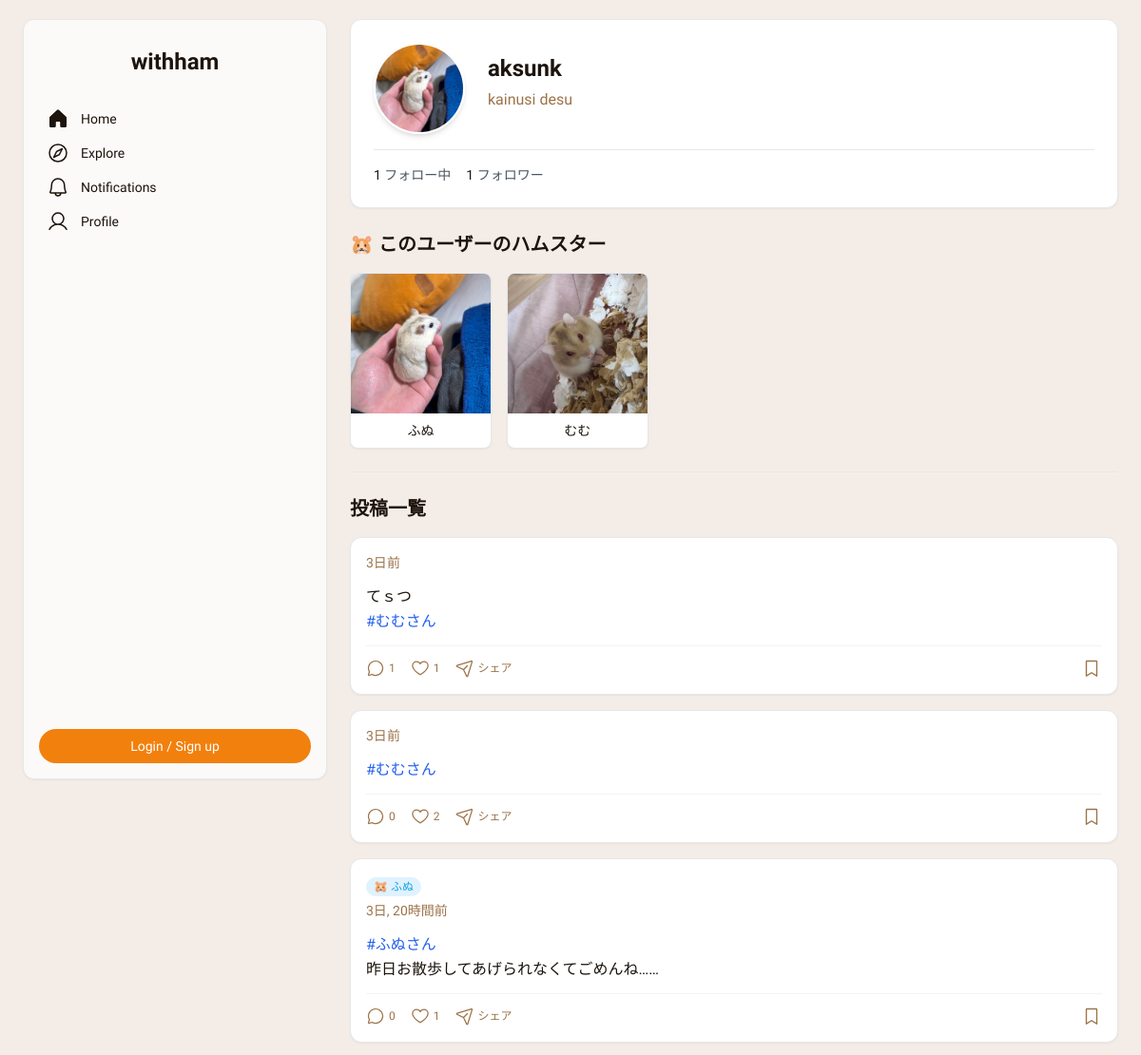
/users/1/ (upper part), run on an earlier commit of the app's database.
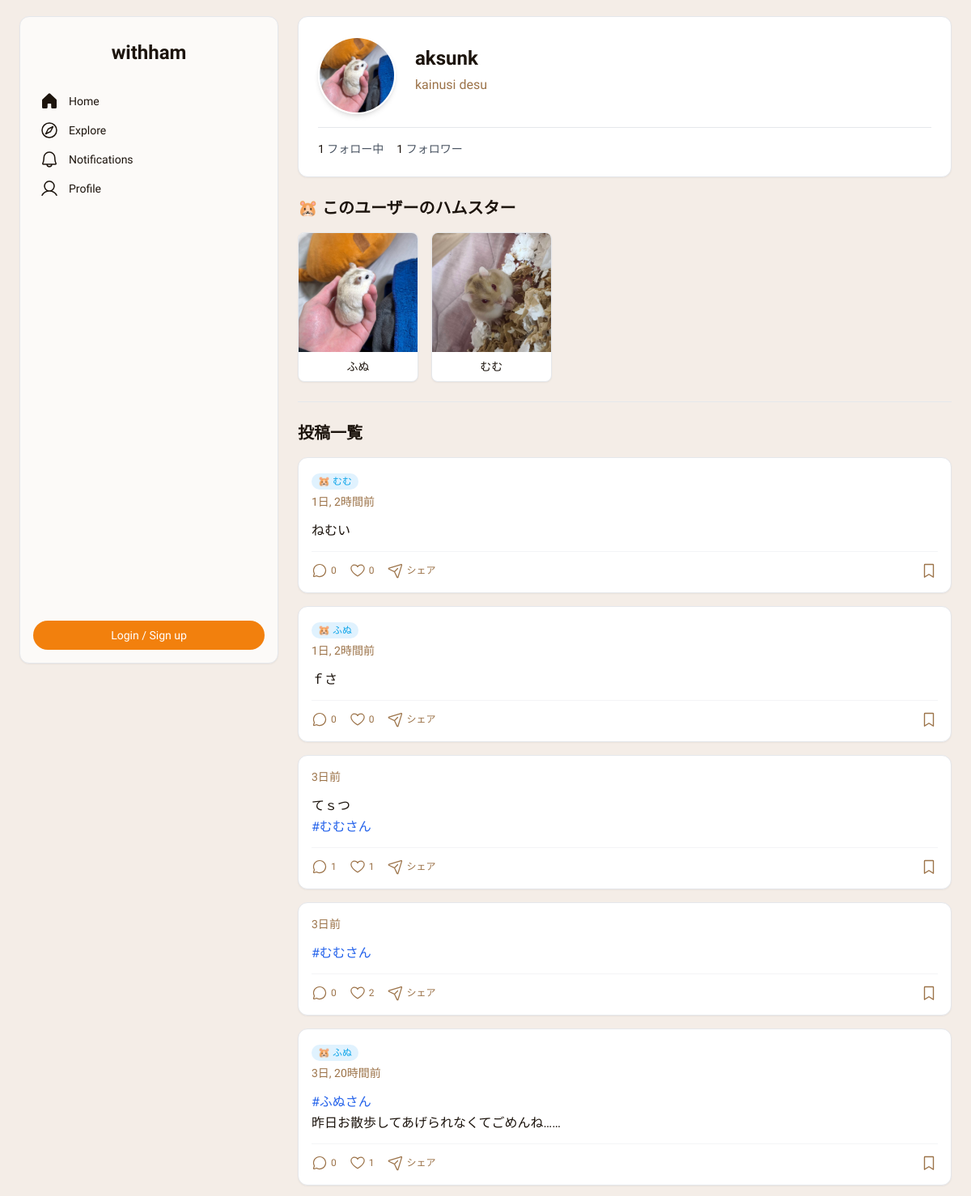
And on a later commit of the database.
### withham/models.py (models this page shows, shortened)
class UserProfile(models.Model):
    user = models.OneToOneField(User, on_delete=models.CASCADE, related_name='profile')
    bio = models.TextField("自己紹介", blank=True, null=True)
    avatar = models.ImageField("プロフィール画像", upload_to='avatars/', null=True, blank=True)
    following = models.ManyToManyField(User, related_name='followers', symmetrical=False, blank=True)

class Hamster(models.Model):
    owner = models.ForeignKey(User, on_delete=models.CASCADE, related_name='hamsters', verbose_name='飼い主')
    name = models.CharField('名前', max_length=100)
    breed = models.CharField('種類', max_length=50, blank=True, null=True)
    birthday = models.DateField('誕生日', blank=True, null=True)
    GENDER_CHOICES = [('M', '男の子'), ('F', '女の子'), ('U', '不明')]
    gender = models.CharField('性別', max_length=1, choices=GENDER_CHOICES, default='U')
    profile_text = models.TextField('プロフィール', blank=True, null=True)
    profile_image = models.ImageField('プロフィール画像', upload_to='hamster_images/', blank=True, null=True)
    created_at = models.DateTimeField('登録日時', default=timezone.now)
    class Meta:
        verbose_name = 'ハムスター'
        verbose_name_plural = 'ハムスター'

class Post(models.Model):
    author = models.ForeignKey(User, on_delete=models.CASCADE, related_name='posts', verbose_name='投稿者')
    hamster = models.ForeignKey(Hamster, on_delete=models.SET_NULL, blank=True, null=True, related_name='posts', verbose_name='関連ハムスター')
    text = models.TextField('本文')
    image = models.ImageField('画像', upload_to='post_images/', blank=True, null=True)
    created_at = models.DateTimeField('投稿日時', default=timezone.now)
    likes = models.ManyToManyField(User, related_name='liked_posts', blank=True, verbose_name='いいねしたユーザー')
    tags = models.ManyToManyField(Tag, blank=True, related_name='posts', verbose_name='タグ')
    post_as_hamster = models.BooleanField("ハムスターとして投稿", default=False)
    class Meta:
        verbose_name = '投稿'
        verbose_name_plural = '投稿'
        ordering = ['-created_at']

### withham/views.py (the view)
# urls.py: path('users/<int:pk>/', views.profile_detail, name='profile_detail'),
def profile_detail(request, pk):
    target_user = get_object_or_404(User, pk=pk)
    posts = Post.objects.filter(author=target_user).order_by('-created_at')
    hamsters = Hamster.objects.filter(owner=target_user)
    is_following = False
    following_count = 0
    followers_count = 0
    try:
        profile = target_user.profile
        following_count = profile.following.count()
        followers_count = target_user.followers.count()
        if request.user.is_authenticated:
            is_following = request.user.profile.following.filter(pk=target_user.pk).exists()
    except UserProfile.DoesNotExist:
        pass
    context = { 'target_user': target_user, 'posts': posts, 'hamsters': hamsters, 'is_following': is_following, 'following_count': following_count, 'followers_count': followers_count, }
    return render(request, 'withham/profile_detail.html', context)

### withham/templates/withham/profile_detail.html (shortened to what this page needs)
{% extends "withham/base.html" %}
{% load static %}
{% load humanize %}
{% load withham_tags %}
{% block content %}
    <div class="profile-header mb-6 p-4 sm:p-6 bg-white rounded-xl shadow-sm border border-gray-200">
        <div class="flex flex-col sm:flex-row items-center">
            <div class="flex-shrink-0 mb-4 sm:mb-0 sm:mr-6">
                {% if target_user.profile.avatar %}
                    <img src="{{ target_user.profile.avatar.url }}" class="h-24 w-24 rounded-full object-cover border-2 border-white shadow-md" alt="{{ target_user.username }}のプロフィール画像">
                {% else %}
                    <img src="{% static 'images/default_avatar.png' %}" class="h-24 w-24 rounded-full object-cover border-2 border-white shadow-md bg-gray-200" alt="デフォルトアバター">
                {% endif %}
            </div>
            <div class="flex-grow-1 text-center sm:text-left">
                <h2 class="text-2xl font-bold text-[#1c140d] mb-1">{{ target_user.username }}</h2>
                {% if target_user.profile.bio %}
                    <p class="text-[#9c7349] text-base leading-relaxed mb-3">{{ target_user.profile.bio|linebreaksbr }}</p>
                {% else %}
                    {% if request.user == target_user %}
                    <p class="text-gray-500 italic mb-3">自己紹介文を編集してみましょう！</p>
                    {% endif %}
                {% endif %}
            </div>
        </div>
         <div class="mt-4 pt-4 border-t border-gray-200 flex gap-4 justify-center sm:justify-start">
            <a href="{% url 'withham:following_list' target_user.pk %}" class="text-sm text-gray-600 hover:underline">
                <strong class="font-medium text-[#1c140d]">{{ following_count }}</strong> フォロー中
            </a>
            <a href="{% url 'withham:followers_list' target_user.pk %}" class="text-sm text-gray-600 hover:underline">
                <strong class="font-medium text-[#1c140d]">{{ followers_count }}</strong> フォロワー
            </a>
        </div>
    </div>
    <div class="hamster-section mb-6">
        <h3 class="text-xl font-bold text-[#1c140d] mb-4">🐹 このユーザーのハムスター</h3>
        <div class="grid grid-cols-2 sm:grid-cols-3 md:grid-cols-4 lg:grid-cols-5 gap-4">
            {% for hamster in hamsters %}
                <div class="bg-white rounded-lg shadow-sm overflow-hidden border border-gray-200 text-center flex flex-col">
                    <a href="{% url 'withham:health_log_list' hamster.pk %}" class="block group relative flex-grow">
                        {% if hamster.profile_image %}
                            <img src="{{ hamster.profile_image.url }}" class="w-full aspect-square object-cover group-hover:opacity-90 transition-opacity" alt="{{ hamster.name }}">
                        {% else %}
                            <img src="{% static 'images/default_hamster_icon.svg' %}" class="w-full aspect-square object-contain p-4 bg-gray-100 group-hover:opacity-90 transition-opacity" alt="デフォルト画像">
                        {% endif %}
                        <div class="p-2">
                            <h4 class="text-sm font-medium text-[#1c140d] truncate">{{ hamster.name }}</h4>
                        </div>
                    </a>
                </div>
            {% endfor %}
        </div>
        <hr class="my-6 border-gray-200">
    </div>
    <h3 class="text-xl font-bold text-[#1c140d] mb-4">投稿一覧</h3>
    {% for post in posts %}
        <div class="bg-white rounded-xl shadow-sm mb-4 border border-gray-200">
            <div class="p-4">
                <div class="flex justify-between items-center mb-3">
                    <div class="flex items-center gap-3">
                        <div>
                            {% if post.hamster %}
                                 <span class="inline-block bg-[#e0f2fe] text-[#0ea5e9] text-xs font-medium px-2 py-0.5 rounded-full">🐹 {{ post.hamster.name }}</span>
                            {% endif %}
                            <a href="{% url 'withham:post_detail' post.pk %}" class="block text-[#9c7349] text-sm font-normal leading-normal hover:underline {% if post.hamster %}mt-1{% endif %}">{{ post.created_at|timesince }}前</a>
                        </div>
                    </div>
                </div>
                {% if post.text %}
                    <p class="text-[#1c140d] text-base leading-relaxed my-3">{{ post.text|linkify_hashtags|linebreaksbr }}</p>
                {% endif %}
                <div class="flex items-center gap-4 text-[#9c7349] pt-3 border-t border-gray-100">
                     <a href="{% url 'withham:post_detail' post.pk %}#comment-form" class="flex items-center gap-1 hover:text-[#1c140d]">
                        <span class="text-xs font-medium">{{ post.comments.count }}</span>
                    </a>
                    {% if user.is_authenticated %}
                    <button type="button"
                            class="like-button flex items-center gap-1 {% if user in post.likes.all %}text-[#f2800d]{% else %}text-[#9c7349] hover:text-[#f2800d]{% endif %}"
                            data-post-id="{{ post.pk }}"
                            data-like-url="{% url 'withham:toggle_like' post.pk %}">
                        <svg class="like-icon" xmlns="http://www.w3.org/2000/svg" width="20px" height="20px" fill="currentColor" viewBox="0 0 256 256">
                            {% if user in post.likes.all %}
                                <path d="M128,216S24,160,24,94A54,54,0,0,1,78,40c22.59,0,41.94,12.31,50,32,8.06-19.69,27.41-32,50-32a54,54,0,0,1,54,54C232,160,128,216,128,216Z"></path>
                            {% else %}
                                <path d="M178,32c-20.65,0-38.73,8.88-50,23.89C116.73,40.88,98.65,32,78,32A62.07,62.07,0,0,0,16,94c0,70,103.79,126.66,108.21,129a8,8,0,0,0,7.58,0C136.21,220.66,240,164,240,94A62.07,62.07,0,0,0,178,32ZM128,206.8C109.74,196.16,32,147.69,32,94A46.06,46.06,0,0,1,78,48c19.45,0,35.78,10.36,42.6,27a8,8,0,0,0,14.8,0c6.82-16.67,23.15-27,42.6-27a46.06,46.06,0,0,1,46,46C224,147.61,146.24,196.15,128,206.8Z"></path>
                            {% endif %}
                        </svg>
                        <span class="like-count text-xs font-medium">{{ post.likes.count }}</span>
                    </button>
                    {% else %}
                        <span class="flex items-center gap-1 text-[#9c7349]">
                            <span class="like-count text-xs font-medium">{{ post.likes.count }}</span>
                        </span>
                    {% endif %}
                    <button type="button" class="flex items-center gap-1 hover:text-[#1c140d]">
                        <span class="text-xs font-medium">シェア</span>
                    </button>
                     <button type="button" class="ml-auto hover:text-[#1c140d]">
                         <svg xmlns="http://www.w3.org/2000/svg" width="22px" height="22px" fill="currentColor" viewBox="0 0 256 256"><path d="M184,32H72A16,16,0,0,0,56,48V224a8,8,0,0,0,12.24,6.78L128,193.43l59.76,37.35A8,8,0,0,0,200,224V48A16,16,0,0,0,184,32Zm0,177.57l-51.76-32.35a8,8,0,0,0-8.48,0L72,209.57V48H184Z"></path></svg>
                    </button>
                </div>
            </div>
        </div>
    {% empty %}
        <div class="bg-blue-50 border border-blue-200 text-blue-800 px-4 py-3 rounded-lg relative" role="alert">
            <strong class="font-bold">お知らせ:</strong>
            <span class="block sm:inline">まだ投稿がありません。</span>
        </div>
    {% endfor %}
{% endblock %}

### withham/templates/withham/base.html (shortened to what this page needs)
{% load static %}
<!DOCTYPE html>
<html lang="ja">
<head>
    {% if debug %}
    <script src="https://cdn.tailwindcss.com?plugins=forms,container-queries"></script>
    {% else %}
    <link href="{% static 'withham/css/tailwind.min.css' %}" rel="stylesheet">
    {% endif %}
</head>
<body class="bg-[#f4ede7]">
    <div class="relative flex min-h-screen flex-col" style='font-family: "Plus Jakarta Sans", "Noto Sans", sans-serif;'>
        <div class="w-full max-w-screen-xl mx-auto px-4 sm:px-6 py-5 lg:grid lg:grid-cols-[theme(space.80)_minmax(0,_1fr)] lg:gap-6 flex-1">
            <aside class="hidden lg:block h-screen sticky top-5">
                <div class="flex h-full flex-col justify-between bg-[#fcfaf8] p-4 rounded-xl shadow-sm border border-gray-200">
                    <div class="flex flex-col gap-4">
                        <div class="p-3 text-center">
                            <a href="{% url 'withham:index' %}" class="text-2xl font-bold text-[#1c140d] hover:text-[#f2800d] transition-colors">withham</a>
                        </div>
                        <nav class="flex flex-col gap-1">
                           <a href="{% url 'withham:index' %}" class="flex items-center gap-3 px-2 py-1 rounded-full hover:bg-[#f4ede7] text-[#1c140d] transition-colors">
                               <div class="flex-shrink-0 w-6 h-6">
                               </div>
                               <p class="text-sm font-medium leading-normal">Home</p>
                           </a>
                           <a href="{% url 'withham:search_results' %}" class="flex items-center gap-3 px-2 py-1 rounded-full hover:bg-[#f4ede7] text-[#1c140d] transition-colors">
                               <div class="flex-shrink-0 w-6 h-6">
                               </div>
                               <p class="text-sm font-medium leading-normal">Explore</p>
                           </a>
                           <a href="{% url 'withham:notification_list' %}" class="flex items-center gap-3 px-2 py-1 rounded-full hover:bg-[#f4ede7] text-[#1c140d] transition-colors">
                               <div class="flex-shrink-0 w-6 h-6">
                               </div>
                               <p class="text-sm font-medium leading-normal">Notifications</p>
                           </a>
                           {% if user.is_authenticated %}
                               <a href="{% url 'withham:profile_detail' user.pk %}" class="flex items-center gap-3 px-2 py-1 rounded-full hover:bg-[#f4ede7] text-[#1c140d] transition-colors">
                                   <div class="flex-shrink-0 w-6 h-6">
                                       <svg xmlns="http://www.w3.org/2000/svg" width="24px" height="24px" fill="currentColor" viewBox="0 0 256 256"><path d="M230.92,212c-15.23-26.33-38.7-45.21-66.09-54.16a72,72,0,1,0-73.66,0C63.78,166.78,40.31,185.66,25.08,212a8,8,0,1,0,13.85,8c18.84-32.56,52.14-52,89.07-52s70.23,19.44,89.07,52a8,8,0,1,0,13.85-8ZM72,96a56,56,0,1,1,56,56A56.06,56.06,0,0,1,72,96Z"></path></svg>
                                   </div>
                                   <p class="text-sm font-medium leading-normal">Profile</p>
                               </a>
                               <form action="{% url 'withham:logout' %}" method="post" class="w-full">
                                   {% csrf_token %}
                                   <button type="submit" class="w-full flex items-center gap-3 px-2 py-1 rounded-full hover:bg-[#f4ede7] text-[#1c140d] text-left transition-colors">
                                        <div class="flex-shrink-0 w-6 h-6">
                                            <svg xmlns="http://www.w3.org/2000/svg" width="24px" height="24px" fill="currentColor" viewBox="0 0 256 256"><path d="M112,216a8,8,0,0,1-8,8H48a16,16,0,0,1-16-16V48A16,16,0,0,1,48,32h56a8,8,0,0,1,0,16H48V208h56A8,8,0,0,1,112,216Zm109.66-92.69-56-56a8,8,0,0,0-11.32,11.32L196.69,120H104a8,8,0,0,0,0,16h92.69l-42.35,42.34a8,8,0,0,0,11.32,11.32l56-56A8,8,0,0,0,221.66,123.31Z"></path></svg>
                                        </div>
                                        <p class="text-sm font-medium leading-normal">Logout</p>
                                    </button>
                               </form>
                           {% else %}
                               <a href="{% url 'withham:login' %}" class="flex items-center gap-3 px-2 py-1 rounded-full hover:bg-[#f4ede7] text-[#1c140d] transition-colors">
                                   <div class="flex-shrink-0 w-6 h-6">
                                   </div>
                                   <p class="text-sm font-medium leading-normal">Profile</p>
                               </a>
                           {% endif %}
                        </nav>
                    </div>
                    {% if not user.is_authenticated %}
                        <a href="{% url 'withham:login' %}" class="flex items-center justify-center gap-2 px-4 py-2 mt-auto text-sm font-medium text-white bg-[#f2800d] rounded-full hover:bg-[#e0700d] transition-colors">
                            <span>Login / Sign up</span>
                        </a>
                    {% endif %}
                </div>
            </aside>
            <main class="w-full pb-16 sm:pb-20 md:pb-24 lg:pb-0">
                {% block content %}
                {% endblock %}
            </main>
        </div>
    </div>
</body>
</html>

What changed in the data, as far as the page shows it:
added Post: hamster.name "むむ", created_at "1日, 2時間", text|linkify_hashtags "ねむい", comments.count "0", likes.count "0"
added Post: hamster.name "ふぬ", created_at "1日, 2時間", text|linkify_hashtags "ｆさ", comments.count "0", likes.count "0"
